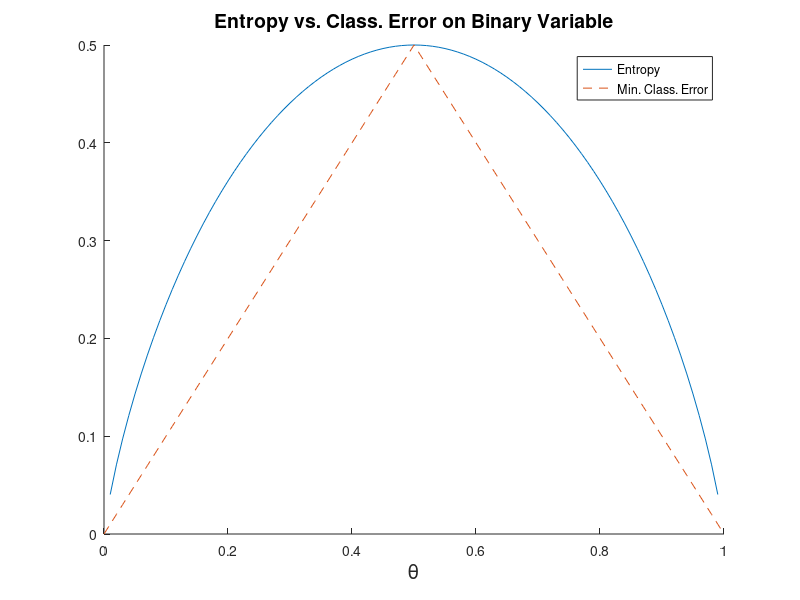

This chart was generated by the following MATLAB code:
x = linspace(0,1,101);
for i=1:101
    y(i)=-1*(x(i)*log(x(i))+(1-x(i))*log(1-x(i)));
    z(i)=min(x(i),1-x(i));
end
m = 0.5/max(y);
for i=1:101
    y(i) = y(i)*m;
end
f = figure;
hold on;
plot(x,y);
plot(x,z, '--');
title('Entropy vs. Class. Error on Binary Variable', 'FontSize',14);
xlabel('\theta', 'FontSize',15);
legend('Entropy','Min. Class. Error');